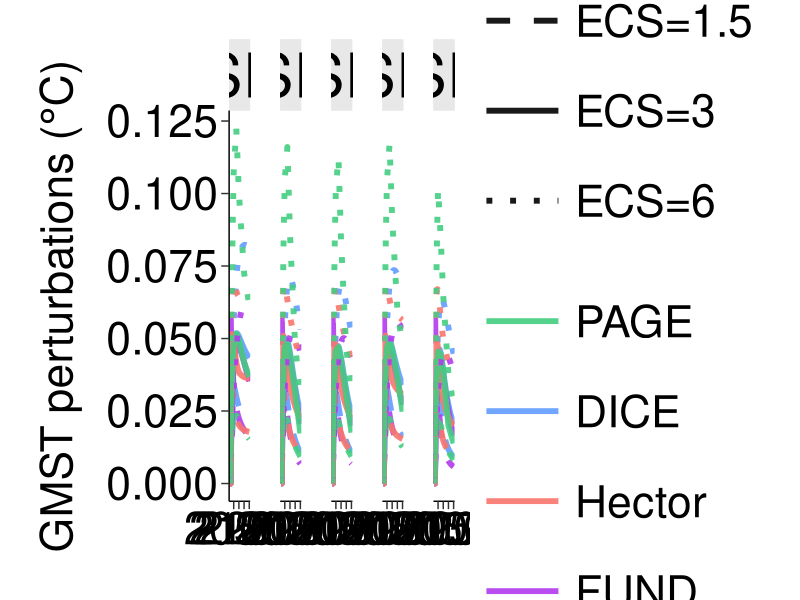
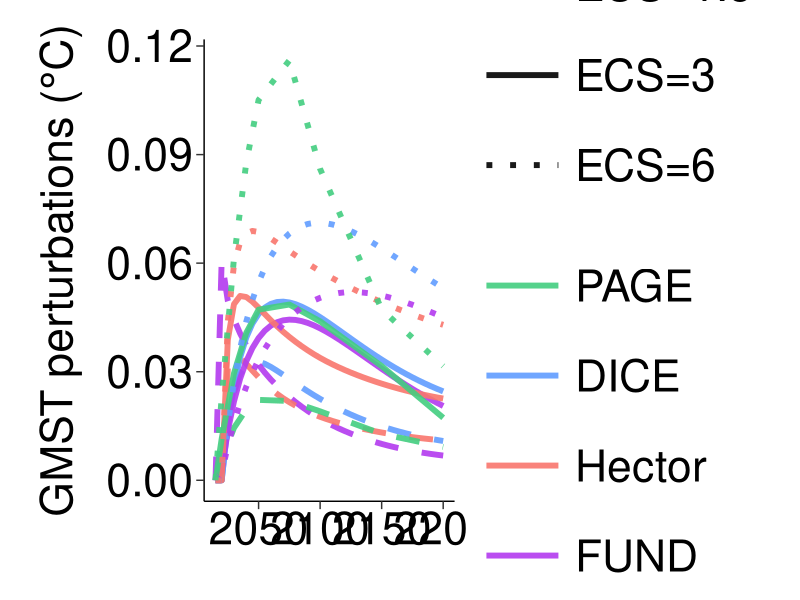

Here is the R script that generated these plots, in order: (Note: this script raises an error after producing the figures.)
library(openxlsx)
setwd("/Users/tianpeng/Desktop/nonCO2-cost/SCC_decompose/Figure Data and Code/Figure 3")
Temperature_IAMs<-read.xlsx("Temperature_perturbations.xlsx",sheet="ECS")

Temperature_IAMs_ECS1.5=Temperature_IAMs[Temperature_IAMs$ECS == "ECS=1.5", ]
Temperature_IAMs_ECS3=Temperature_IAMs[Temperature_IAMs$ECS == "ECS=3", ]
Temperature_IAMs_ECS4.5=Temperature_IAMs[Temperature_IAMs$ECS == "ECS=4.5", ]
Temperature_IAMs_ECS6=Temperature_IAMs[Temperature_IAMs$ECS == "ECS=6", ]
Temperature_IAMs_ECS9=Temperature_IAMs[Temperature_IAMs$ECS == "ECS=9", ]

Temperature_IAMs_ECS1.5 = Temperature_IAMs_ECS1.5[Temperature_IAMs_ECS3$Models!="MAGICC",];
Temperature_IAMs_ECS3 = Temperature_IAMs_ECS3[Temperature_IAMs_ECS3$Models!="MAGICC",];
Temperature_IAMs_ECS4.5 = Temperature_IAMs_ECS4.5[Temperature_IAMs_ECS4.5$Models!="MAGICC",];
Temperature_IAMs_ECS6 = Temperature_IAMs_ECS6[Temperature_IAMs_ECS6$Models!="MAGICC",];
Temperature_IAMs_ECS9 = Temperature_IAMs_ECS9[Temperature_IAMs_ECS9$Models!="MAGICC",];

Temperature_IAMs_ECS = rbind(Temperature_IAMs_ECS1.5,Temperature_IAMs_ECS3,Temperature_IAMs_ECS6)
Temperature_IAMs_ECS_PAGE = Temperature_IAMs_ECS[Temperature_IAMs_ECS$Models=="PAGE",]
Temperature_IAMs_ECS_FUND = Temperature_IAMs_ECS[Temperature_IAMs_ECS$Models=="FUND",]
Temperature_IAMs_ECS_DICE = Temperature_IAMs_ECS[Temperature_IAMs_ECS$Models=="DICE",]
Temperature_IAMs_ECS_Hector = Temperature_IAMs_ECS[Temperature_IAMs_ECS$Models=="Hector",]

Temperature_IAMs_ECS = rbind(Temperature_IAMs_ECS_PAGE,Temperature_IAMs_ECS_FUND,Temperature_IAMs_ECS_DICE,Temperature_IAMs_ECS_Hector)


library(ggplot2)

p_ECS<-ggplot(data=Temperature_IAMs_ECS,aes(x=Year,y=Temp_anom,group=interaction(Models, ECS),color=Models))+
  theme_bw()+
  theme(legend.position="right")+
  theme(panel.border = element_blank(),panel.grid.major = element_blank(),panel.grid.minor = element_blank(),axis.line = element_line(colour = "black"))+
  facet_grid(. ~ SSP)+
  theme(strip.text = element_text(colour = 'black',  size = rel(4)), strip.background = element_rect(fill = 'gray91', colour = 'gray91', size = rel(1), linetype = 1))+
  geom_line(aes(linetype=factor(ECS)),size=2,alpha=0.9)+
  scale_linetype_manual(values = c( 2,1,3))+
  scale_color_manual(values=c("seagreen3", "#619CFF","#F8766D","darkorchid2"),breaks = c("PAGE", "DICE", "Hector","FUND"),name = "Simulated Percentiles:\nExpected values (lines), \n5-95th percentiles (areas)", labels = c("PAGE", "DICE", "Hector","FUND"))+
  # scale_color_manual(values=c("seagreen3", "#619CFF","#F8766D","darkorchid2"),breaks = c("PAGE", "DICE", "Hector","FUND"),name = "", labels = c("PAGE", "DICE", "Hector","FUND"))+
  xlab(" ")+
  ylab(expression(paste("GMST perturbations (", degree, "C)")))+
  theme(plot.margin = unit(c(1,1,0,1), "cm"))+
  theme(panel.spacing = unit(1.5, "lines"))+
  theme(legend.title = element_blank())+
  theme(legend.key.size = grid::unit(4.5, "lines"))+
  # theme(text = element_text(family='Microsoft YaHei',size = 12))+
  theme(axis.text.x = element_text(size = 32, color = "black"))+
  theme(axis.text.y = element_text(size = 32, color = "black"))+
  theme(axis.ticks.length = unit(0.2,'cm'))+
  theme(axis.title.x = element_text(size = 32, color = "black"))+
  theme(axis.title.y = element_text(size = 32,margin = margin(t = 0, r = 10, b = 0, l = 0), color = "black"))+
  theme(legend.text = element_text(size = 32, color = "black"))     ##设置标签文字


p_ECS_SSP2<-ggplot(data=Temperature_IAMs_ECS[Temperature_IAMs_ECS$SSP=="SSP2",],aes(x=Year,y=Temp_anom,group=interaction(Models, ECS),color=Models))+
  theme_bw()+
  theme(legend.position="right")+
  theme(panel.border = element_blank(),panel.grid.major = element_blank(),panel.grid.minor = element_blank(),axis.line = element_line(colour = "black"))+
  # facet_grid(. ~ SSP)+
  theme(strip.text = element_text(colour = 'black',  size = rel(4)), strip.background = element_rect(fill = 'gray91', colour = 'gray91', size = rel(1), linetype = 1))+
  geom_line(aes(linetype=factor(ECS)),size=2,alpha=0.9)+
  scale_linetype_manual(values = c( 2,1,3))+
  scale_color_manual(values=c("seagreen3", "#619CFF","#F8766D","darkorchid2"),breaks = c("PAGE", "DICE", "Hector","FUND"),name = "Simulated Percentiles:\nExpected values (lines), \n5-95th percentiles (areas)", labels = c("PAGE", "DICE", "Hector","FUND"))+
  # scale_color_manual(values=c("seagreen3", "#619CFF","#F8766D","darkorchid2"),breaks = c("PAGE", "DICE", "Hector","FUND"),name = "", labels = c("PAGE", "DICE", "Hector","FUND"))+
  xlab(" ")+
  ylab(expression(paste("GMST perturbations (", degree, "C)")))+
  theme(plot.margin = unit(c(1,1,0,1), "cm"))+
  theme(panel.spacing = unit(1.5, "lines"))+
  theme(legend.title = element_blank())+
  theme(legend.key.size = grid::unit(4.5, "lines"))+
  # theme(text = element_text(family='Microsoft YaHei',size = 12))+
  theme(axis.text.x = element_text(size = 32, color = "black"))+
  theme(axis.text.y = element_text(size = 32, color = "black"))+
  theme(axis.ticks.length = unit(0.2,'cm'))+
  theme(axis.title.x = element_text(size = 32, color = "black"))+
  theme(axis.title.y = element_text(size = 32,margin = margin(t = 0, r = 10, b = 0, l = 0), color = "black"))+
  theme(legend.text = element_text(size = 32, color = "black"))
##设置标签文字


IAMs_temp_ssps_quantile_incremental<-read.xlsx("Temperature_perturbations.xlsx",sheet="Quantiles_perturbation")

library("ggplot2")
p_incremental_IAMs<-ggplot(IAMs_temp_ssps_quantile_incremental,aes(Year,average,group=Models,fill=Models,colour=Models)) +
  # 带状图函数：ymin设置下界，ymax设置上界；
  geom_ribbon(aes(ymin = quan5, ymax= quan95,fill = Models), alpha = 0.5,colour = NA) +
  geom_line(alpha = 1,size=1.5,aes(colour=Models))+
  theme_bw()+
  theme(legend.position="right")+
  theme(panel.border = element_blank(),panel.grid.major = element_blank(),panel.grid.minor = element_blank(),axis.line = element_line(colour = "black"))+
  facet_grid(. ~ SSPs)+
  theme(strip.text = element_text(colour = 'black',  size = rel(4)), strip.background = element_rect(fill = 'gray91', colour = 'gray91', size = rel(1), linetype = 1))+
  theme(panel.spacing = unit(1.5, "lines"))+
  xlab(" ")+
  ylab(expression(paste("GMST perturbations (", degree, "C)")))+
  theme(legend.key.size = grid::unit(6, "lines"))+
  theme(plot.margin = unit(c(1.2,1,0,1), "cm"))+
  theme(axis.text.x = element_text(size = 32, color = "black"))+
  theme(axis.text.y = element_text(size = 32, color = "black"))+
  theme(axis.ticks.length = unit(0.2,'cm'))+
  theme(axis.title.x = element_text(size = 32, color = "black"))+
  theme(axis.title.y = element_text(size = 32,margin = margin(t = 0, r = 10, b = 0, l = 0), color = "black"))+
  theme(legend.text = element_text(size = 32, color = "black"))+     ##设置标签文字
  theme(legend.title  = element_text(size = 32, color = "black"))+     ##设置标签文字
  # scale_fill_manual(values=c("lightgreen", "#619CFF","#F8766D","darkorchid2"),breaks = c("PAGE", "DICE", "Hector","FUND"),name = "Simulated Percentiles:\nExpected values (lines), \n5-95th percentiles (areas)", labels = c("PAGE", "DICE", "Hector","FUND"))+
  # scale_color_manual(values=c("seagreen3", "#619CFF","#F8766D","darkorchid2"),breaks = c("PAGE", "DICE", "Hector","FUND"),name = "Simulated Percentiles:\nExpected values (lines), \n5-95th percentiles (areas)", labels = c("PAGE", "DICE", "Hector","FUND"))+
  scale_fill_manual(values=c("lightgreen", "#619CFF","#F8766D","darkorchid2"),breaks = c("PAGE", "DICE", "Hector","FUND"),name = " ", labels = c("PAGE", "DICE", "Hector","FUND"))+
  scale_color_manual(values=c("seagreen3", "#619CFF","#F8766D","darkorchid2"),breaks = c("PAGE", "DICE", "Hector","FUND"),name = " ", labels = c("PAGE", "DICE", "Hector","FUND"))+
  theme(legend.key.size = unit(1.5,"cm"),
        legend.key.width = unit(2.0,"cm"))+
  theme(legend.title = element_blank())+
  geom_line()

p_incremental_IAMs_SSP2<-ggplot(IAMs_temp_ssps_quantile_incremental[IAMs_temp_ssps_quantile_incremental$SSPs=="SSP2",],aes(Year,average,group=Models,fill=Models,colour=Models)) +
  # 带状图函数：ymin设置下界，ymax设置上界；
  geom_ribbon(aes(ymin = quan5, ymax= quan95,fill = Models), alpha = 0.5,colour = NA) +
  geom_line(alpha = 1,size=1.5,aes(colour=Models))+
  theme_bw()+
  theme(legend.position="right")+
  theme(panel.border = element_blank(),panel.grid.major = element_blank(),panel.grid.minor = element_blank(),axis.line = element_line(colour = "black"))+
  # facet_grid(. ~ SSPs)+
  theme(strip.text = element_text(colour = 'black',  size = rel(4)), strip.background = element_rect(fill = 'gray91', colour = 'gray91', size = rel(1), linetype = 1))+
  theme(panel.spacing = unit(1.5, "lines"))+
  xlab(" ")+
  ylab(expression(paste("GMST perturbations (", degree, "C)")))+
  theme(legend.key.size = grid::unit(6, "lines"))+
  theme(plot.margin = unit(c(1.2,1,0,1), "cm"))+
  theme(axis.text.x = element_text(size = 32, color = "black"))+
  theme(axis.text.y = element_text(size = 32, color = "black"))+
  theme(axis.ticks.length = unit(0.2,'cm'))+
  theme(axis.title.x = element_text(size = 32, color = "black"))+
  theme(axis.title.y = element_text(size = 32,margin = margin(t = 0, r = 10, b = 0, l = 0), color = "black"))+
  theme(legend.text = element_text(size = 32, color = "black"))+     ##设置标签文字
  theme(legend.title  = element_text(size = 32, color = "black"))+     ##设置标签文字
  # scale_fill_manual(values=c("lightgreen", "#619CFF","#F8766D","darkorchid2"),breaks = c("PAGE", "DICE", "Hector","FUND"),name = "Simulated Percentiles:\nExpected values (lines), \n5-95th percentiles (areas)", labels = c("PAGE", "DICE", "Hector","FUND"))+
  # scale_color_manual(values=c("seagreen3", "#619CFF","#F8766D","darkorchid2"),breaks = c("PAGE", "DICE", "Hector","FUND"),name = "Simulated Percentiles:\nExpected values (lines), \n5-95th percentiles (areas)", labels = c("PAGE", "DICE", "Hector","FUND"))+
  scale_fill_manual(values=c("lightgreen", "#619CFF","#F8766D","darkorchid2"),breaks = c("PAGE", "DICE", "Hector","FUND"),name = " ", labels = c("PAGE", "DICE", "Hector","FUND"))+
  scale_color_manual(values=c("seagreen3", "#619CFF","#F8766D","darkorchid2"),breaks = c("PAGE", "DICE", "Hector","FUND"),name = " ", labels = c("PAGE", "DICE", "Hector","FUND"))+
  theme(legend.key.size = unit(1.5,"cm"),
        legend.key.width = unit(2.0,"cm"))+
  # guides(fill=guide_legend(nrow=2,byrow=TRUE))+
  geom_line()


IAMs_temp_perturb_target<-read.xlsx("Temperature_perturbations.xlsx",sheet="Distribution")
library(data.table)

IAMs_temp_perturb_target = as.data.table(IAMs_temp_perturb_target)

p_GMST_incremental = ggplot(IAMs_temp_perturb_target[Scenarios=="SSP2" & Year %in% c(2100,2200),], aes(x=Temperature,group=Models)) +  
  geom_density(aes( fill=Models), alpha=0.6,colour=NA) + 
  theme_bw()+
  # theme(legend.title=element_blank())+
  theme(legend.position="top")+
  theme(panel.border = element_blank(),panel.grid.major = element_blank(),panel.grid.minor = element_blank(),axis.line = element_line(colour = "black"))+
  facet_grid( Year~ Scenarios, scales = "free_y") + 
  theme(strip.text = element_text(colour = 'black',  size = rel(4)), strip.background = element_rect(fill = 'gray91', colour = 'gray91', size = rel(1), linetype = 1))+
  theme(panel.spacing = unit(2, "lines"))+
  xlab(expression(paste("GMST perturbations (", degree, "C)")))+
  ylab('Density')+
  theme(axis.text.x = element_text(size = 32, color = "black"))+
  theme(axis.text.y = element_text(size = 32, color = "black"))+
  theme(axis.ticks.length = unit(0.2,'cm'))+
  theme(axis.title.x = element_text(size = 32, color = "black",margin = margin(t = 20, r = 0, b = 20, l = 0)))+
  theme(axis.title.y = element_text(size = 32, color = "black",margin = margin(t = 0, r = 20, b = 0, l = 0)))+
  theme(plot.margin = unit(c(2,1,0,1), "cm"))+
  theme(legend.text = element_text(size = 32, color = "black"))+   
  theme(legend.title  = element_text(size = 32, color = "black"))+
  scale_fill_manual(values=c("lightgreen", "#619CFF","#F8766D","darkorchid2"),breaks = c("PAGE", "DICE", "Hector","FUND"), labels = c("PAGE", "DICE", "Hector","FUND"))+
  scale_color_manual(values=c("seagreen3", "#619CFF","#F8766D","darkorchid2"),breaks = c("PAGE", "DICE", "Hector","FUND"), labels = c("PAGE", "DICE", "Hector","FUND"))+
  theme(legend.title = element_blank())+
  theme(legend.key.size = unit(1.5,"cm"),
        legend.key.width = unit(1.5,"cm"))#+
#scale_x_continuous(limits=c(0,25), breaks=seq(0,20,5))


p_GMST_incremental_SSP2 = ggplot(IAMs_temp_perturb_target[Scenarios=="SSP2" & Year %in% c(2100,2200),], aes(x=Temperature,group=Models)) +  
  geom_density(aes( fill=Models), alpha=0.6,colour=NA) + 
  theme_bw()+
  # theme(legend.title=element_blank())+
  theme(legend.position="top")+
  theme(panel.border = element_blank(),panel.grid.major = element_blank(),panel.grid.minor = element_blank(),axis.line = element_line(colour = "black"))+
  facet_wrap(~Year,scales = "free", ncol = 1)+
  theme(strip.text = element_text(colour = 'black',  size = rel(4)), strip.background = element_rect(fill = 'gray91', colour = 'gray91', size = rel(1), linetype = 1))+
  theme(panel.spacing = unit(2, "lines"))+
  xlab(expression(paste("GMST perturbations (", degree, "C)")))+
  ylab('Density')+
  theme(axis.text.x = element_text(size = 32, color = "black"))+
  theme(axis.text.y = element_text(size = 32, color = "black"))+
  theme(axis.ticks.length = unit(0.2,'cm'))+
  theme(axis.title.x = element_text(size = 32, color = "black",margin = margin(t = 20, r = 0, b = 20, l = 0)))+
  theme(axis.title.y = element_text(size = 32, color = "black",margin = margin(t = 0, r = 20, b = 0, l = 0)))+
  theme(plot.margin = unit(c(2,1,0,1), "cm"))+
  theme(legend.text = element_text(size = 32, color = "black"))+   
  theme(legend.title  = element_text(size = 32, color = "black"))+
  scale_fill_manual(values=c("lightgreen", "#619CFF","#F8766D","darkorchid2"),breaks = c("PAGE", "DICE", "Hector","FUND"), labels = c("PAGE", "DICE", "Hector","FUND"))+
  scale_color_manual(values=c("seagreen3", "#619CFF","#F8766D","darkorchid2"),breaks = c("PAGE", "DICE", "Hector","FUND"), labels = c("PAGE", "DICE", "Hector","FUND"))+
  theme(legend.title = element_blank())+
  theme(legend.key.size = unit(1.5,"cm"),
        legend.key.width = unit(1.5,"cm"))+
  scale_x_continuous(limits=c(0,0.15), breaks=seq(0,0.15,0.03))


library(gridExtra)
library(plyr)
library(ggpubr)
library(cowplot)

p_incremental_ESC_IAMs_SSP2 = ggarrange(p_incremental_IAMs_SSP2,p_ECS_SSP2,nrow = 2,labels=c("A","B"),font.label = list(size = 40, color = "black", family = NULL),hjust = -1,vjust = 1.5)
p_GMST_incremental_SSP2 = ggarrange(p_GMST_incremental_SSP2,nrow = 1,labels=c("C"),font.label = list(size = 40, color = "black", family = NULL),hjust = -1,vjust = 1.5)
p_incremental_ESC_density_IAMs_SSP2 = plot_grid(p_incremental_ESC_IAMs_SSP2,p_GMST_incremental_SSP2,ncol = 2, rel_widths = c(.55,0.45));

# p_perturbations_ESC_density_IAMs_SSP2 = ggarrange(p_perturbations_IAMs,p_ECS,p_GMST_perturbations,nrow = 3,labels=c("a","b","c."),font.label = list(size = 35, color = "black", family = NULL),hjust = 0);

ggsave("Temperature_incremental.png",p_incremental_ESC_density_IAMs_SSP2,width = 25,height = 16)
ggsave("Temperature_incremental.pdf",p_incremental_ESC_density_IAMs_SSP2,width = 25,height = 16)
ggsave("Temperature_incremental.eps",p_incremental_ESC_density_IAMs_SSP2,width = 25,height = 16,device=cairo_ps)

